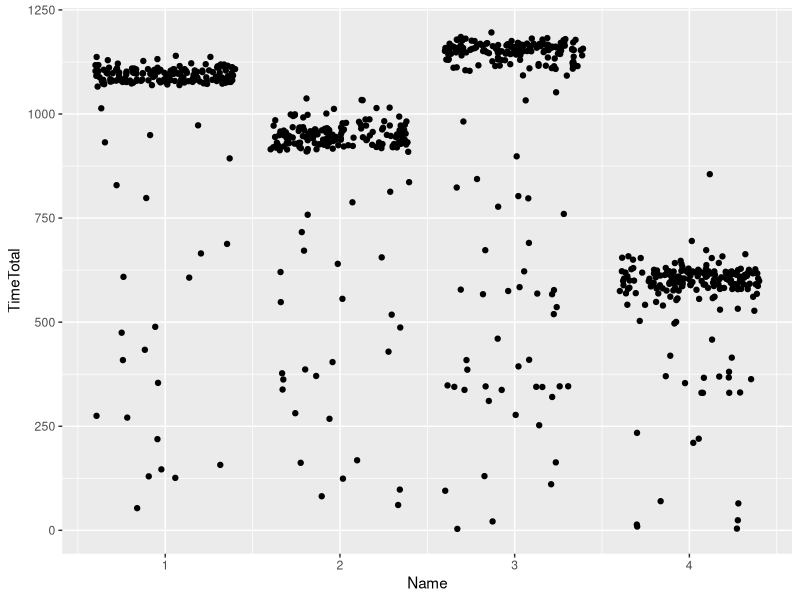

Generate this figure with R:
## ---- chunk 1
library(tidyverse)
library(plyr)
# data frame containing information from multiple sensors
DF_Data <- read_csv("DF_Data.csv")
# data frame containing equipment information
DF_Equipm <- read_csv("DF_EquipmData.csv")
# data frame containing Event Names
DF_EvCode <- read_csv("DF_EvCodeData.csv")

# Data manipulation and saving to the DF_TEMP
DF_TEMP <- DF_Data %>% 
  # arrange by date 
  arrange(StartDateTime) %>% 
  # join to decode equipment serial number
  inner_join(DF_Equipm, by = "IDEquipment") %>% 
  # select only column needed
  select(StartDateTime, Name, EventCode, TimeTotal) %>% 
  # join to decode Event Code meaning
  inner_join(DF_EvCode, by = "EventCode") %>% 
  # select only column needed
  select(StartDateTime, Name, TimeTotal, EventText)
## ---- chunk 2
# Data manipulation and saving to the DF_Data reactive value
    DF_KM <- DF_TEMP %>% filter(EventText == "Step 2 SubStep 6") 
      # # filters for category
      # filter(EventText == input$Step) 
## ---- chunk 3
head(DF_KM)
## ---- chunk 4
KM <- DF_KM %>%
      select(Name, TimeTotal) %>%
      mutate(Name = revalue(Name, c("Machine #1" = "1", "Machine #2" = "2", "Machine #3" = "3", "Machine #4" = "4"))) %>%
      mutate(Name = as.numeric(Name))
KM  %>%
   ggplot(aes(x = Name, y = TimeTotal)) + geom_jitter()
## ---- chunk 5
# with scaling
KM_sc <- DF_KM %>%
  select(Name, TimeTotal) %>%
  mutate(Name = revalue(Name, c("Machine #1" = "1", "Machine #2" = "2", "Machine #3" = "3", "Machine #4" = "4"))) %>%
  mutate(Name = as.numeric(Name)) %>%
  scale() %>%
  as.data.frame() %>% ggplot(aes(x = Name, y = TimeTotal)) + geom_jitter(alpha = 0.7) 
